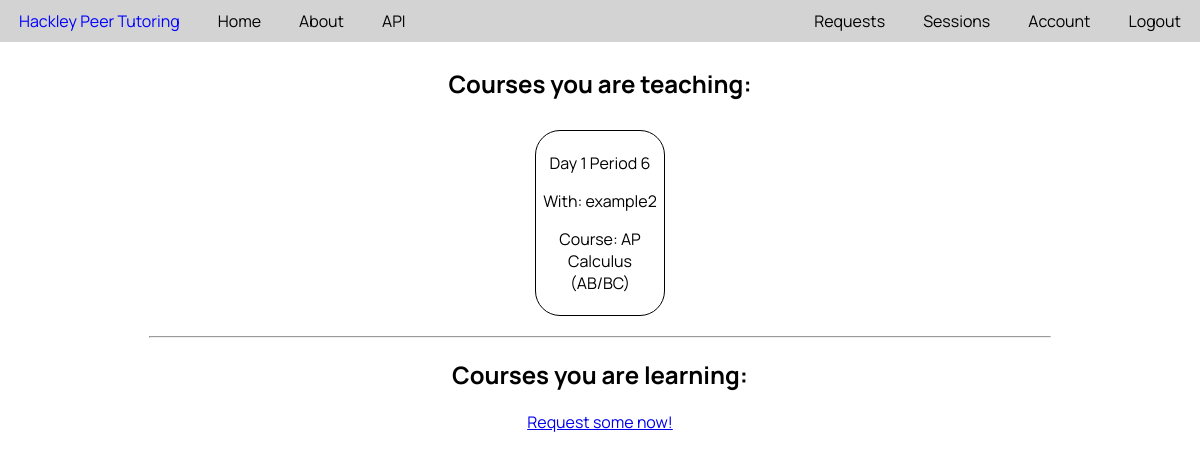
Page /sessions (signed in) on the committed database.
### PeerTutor/models.py (models this page shows, shortened)
class Match(db.Model):
    __tablename__ = 'match'
    id = db.Column(db.Integer, primary_key=True)
    tutor_id = db.Column(db.Integer, nullable=False)
    tutee_id = db.Column(db.Integer, nullable=False)
    course_id = db.Column(db.Integer, nullable=False)
    period = db.Column('period', db.String, nullable=False)

class User(db.Model, UserMixin):
    __tablename__ = 'user'
    id = db.Column(db.Integer, primary_key=True)
    username = db.Column(db.String(20), unique=True, nullable=False)
    email = db.Column(db.String(120), unique=True, nullable=False)
    password = db.Column(db.String(60), nullable=False)
    permission = db.Column(db.Integer, default='1')
    grade = db.Column(db.Integer, nullable=False)
    date_joined = db.Column(db.DateTime, nullable=False, default=datetime.utcnow)
    gradeLevels = db.Column(db.String(20), default="8,9,10,11,12") #8 means all middle school
    schedule = db.relationship('Schedule', backref='user', lazy=True)
    requests = db.relationship('CourseRequest', backref='user', lazy=True)

class Course(db.Model):
    __tablename__ = 'course'
    id = db.Column(db.Integer, primary_key=True)
    name = db.Column(db.String(20), unique=True, nullable=False)
    description = db.Column(db.Text, nullable=False)

### PeerTutor/tutoring/routes.py (the view)
@tutor_functions.route('/sessions', methods=['GET'])
@login_required
def sessions():
    teacherMatches = Match.query.filter_by(tutor_id=current_user.id).all()
    studentMatches = Match.query.filter_by(tutee_id=current_user.id).all()
    return render_template('sessions.html', teacherMatches=teacherMatches, studentMatches=studentMatches, queryUser=queryUser, queryCourse=queryCourse, convertPeriodToString=convertPeriodToString, len=len)

### PeerTutor/algorithims/conversions.py (called while the page is built)
def stringToArrayUD(string): #undelimited
    array = []
    for letter in string:
        array.append(letter)
    return array

### PeerTutor/models.py (called while the page is built)
@login_manager.user_loader
def load_user(user_id):
   return User.query.get(int(user_id))

### PeerTutor/tutoring/utils.py (called while the page is built)
def queryUser(id):
    return User.query.get(id)

def queryCourse(id):
    return Course.query.get(id)

def convertPeriodToString(period):
    array = stringToArrayUD(period)
    return "Day " + array[1] + " Period " + array[3]

### PeerTutor/templates/sessions.html (shortened to what this page needs)
{% extends 'base.html' %}
{% block content %}
    <div class="session-container">
        <h2> Courses you are teaching: </h2>
        {% for match in teacherMatches %}
            <div class="match-container">
                <p> {{ convertPeriodToString(match.period) }} </p>
                <p> With: {{ queryUser(match.tutee_id).username }} </p>
                <p> Course: {{ queryCourse(match.course_id).name }} </p>
            </div>
        {% endfor %}
    </div>
    <hr class="session-divider">
    <div class="session-container">
        <h2> Courses you are learning: </h2>
        {% if len(studentMatches) == 0 %}
            <a href="{{url_for('tutor_functions.requests')}}"> Request some now! </a>
        {% endif %}
    </div>
{% endblock %}

### PeerTutor/static/main.css (style rules this page uses)
body { margin: 0px; font-family: 'Manrope', sans-serif; }
.match-container { border: 1px solid black; padding: 5px; width: 10%; display: inline-block; margin: 10px; text-align: center; border-radius: 25px; }
.session-container { margin: 10px; text-align: center; }
.session-divider { width: 75%; }
hr { width: 75%; }

### rows in the picture
Match: period "Day 1 Period 6", tutee.username "example2"
Course: name "AP Calculus (AB/BC)"
